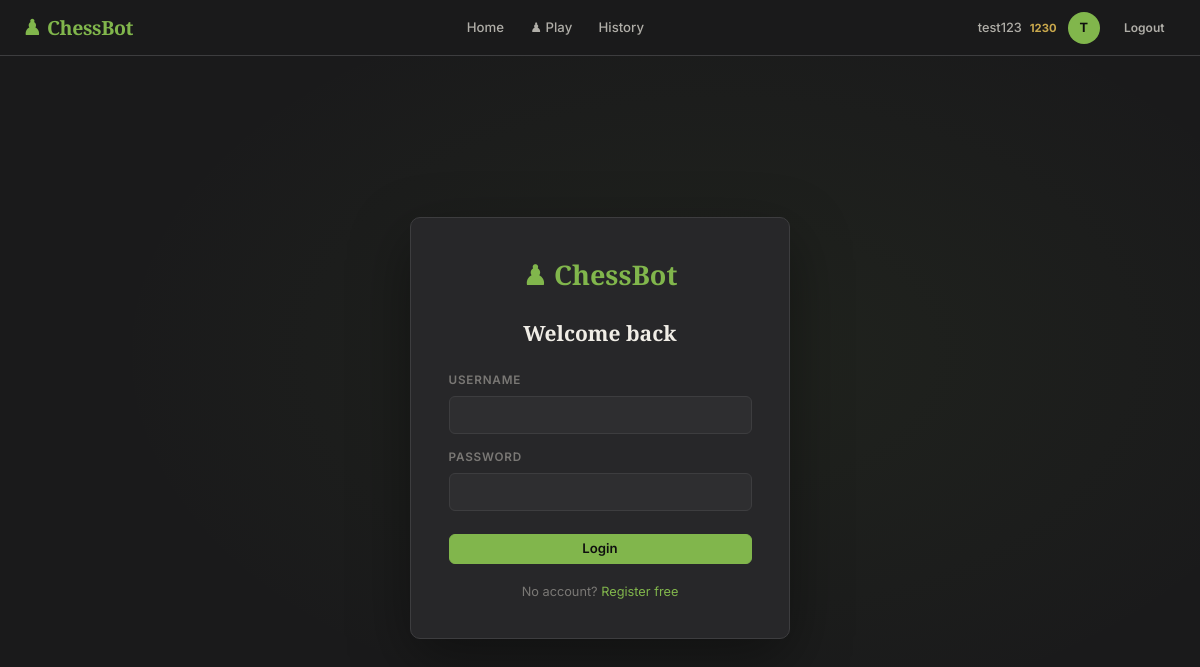
The page / (signed in) on the database its author committed.
### models.py (models this page shows, shortened)
class User(UserMixin, db.Model):
    __tablename__ = 'users'
    id            = db.Column(db.Integer, primary_key=True)
    username      = db.Column(db.String(64), unique=True, nullable=False)
    email         = db.Column(db.String(120), unique=True, nullable=False)
    password_hash = db.Column(db.String(256), nullable=False)
    rating        = db.Column(db.Integer, default=1200)   # NEW — Elo rating
    created_at    = db.Column(db.DateTime, default=datetime.utcnow)
    games = db.relationship('Game', backref='player', lazy=True)

### routes.py (the view)
@game_bp.route('/')
def home():
    return render_template('login.html')

### models.py (called while the page is built)
@login_manager.user_loader
def load_user(user_id):
    return User.query.get(int(user_id))

### templates/login.html (shortened to what this page needs)
{% extends 'base.html' %}
{% block content %}
<div class="auth-page">
  <div class="auth-card">
    <div class="auth-logo">♟ ChessBot</div>
    <h1>Welcome back</h1>
    <form method="POST" action="{{ url_for('auth.login') }}">
      <div class="form-group">
        <label>Username</label>
        <input type="text" name="username" required autocomplete="username" />
      </div>
      <div class="form-group">
        <label>Password</label>
        <input type="password" name="password" required autocomplete="current-password" />
      </div>
      <button type="submit" class="btn btn-primary btn-full" style="margin-top:.5rem">Login</button>
    </form>
    <p class="auth-link">No account? <a href="{{ url_for('auth.register') }}">Register free</a></p>
  </div>
</div>
{% endblock %}

### templates/base.html (shortened to what this page needs)
<!DOCTYPE html>
<html lang="en">
<head>
  <link rel="stylesheet" href="{{ url_for('static', filename='css/main.css') }}" />
</head>
<body>
<nav class="navbar">
  <a class="nav-brand" href="{{ url_for('game.dashboard') }}">ChessBot</a>
  <div class="nav-center">
    {% if current_user.is_authenticated %}
      <a href="{{ url_for('game.dashboard') }}" class="nav-link">Home</a>
      <a href="#" onclick="document.getElementById('mode-modal').style.display='flex'; return false;" class="nav-link">♟ Play</a>
      <a href="{{ url_for('game.history') }}" class="nav-link">History</a>
    {% endif %}
  </div>
  <div class="nav-right">
    {% if current_user.is_authenticated %}
      <span class="nav-username">
    {{ current_user.username }}
    <span style="color:var(--gold);font-size:.75rem;font-weight:700;margin-left:.3rem">
        {{ current_user.rating or 1200 }}
    </span>
</span>
      <div class="nav-avatar" title="{{ current_user.username }}">
        {{ current_user.username[0].upper() }}
      </div>
      <a href="{{ url_for('auth.logout') }}" class="btn btn-ghost btn-sm">Logout</a>
    {% else %}
      <a href="{{ url_for('auth.login') }}" class="btn btn-ghost btn-sm">Login</a>
      <a href="{{ url_for('auth.register') }}" class="btn btn-primary btn-sm">Register</a>
    {% endif %}
  </div>
</nav>
<main class="main-content">
  {% block content %}{% endblock %}
</main>
</body>
</html>

### static/css/main.css (style rules this page uses)
:root { --bg: #1a1a1b; --surface: #272729; --surface2: #2e2e30; --surface3: #3a3a3c; --border: #3d3d3f; --border2: #4a4a4c; --text: #f0ede6; --text2: #b0aea8; --muted: #7a7875; --accent: #81b64c; --accent2: #a0d060; --accent-dim: rgba(129,182,76,0.12); --danger: #c84646; --success: #81b64c; --gold: #c9a84c; --radius: 6px; --radius-lg: 10px; --font-head: 'Merriweather', Georgia, serif; --font-body: 'Inter', system-ui, sans-serif; --font-mono: 'JetBrains Mono', monospace; --nav-h: 56px; --sidebar-w: 240px; }
*, *::before, *::after { box-sizing: border-box; margin: 0; padding: 0; }
html { font-size: 15px; }
body { background: var(--bg); color: var(--text); font-family: var(--font-body); font-weight: 400; min-height: 100vh; line-height: 1.5; }
a { color: var(--accent); text-decoration: none; transition: color .15s; }
.navbar { position: sticky; top: 0; z-index: 100; height: var(--nav-h); display: flex; align-items: center; padding: 0 1.5rem; background: #1a1a1b; border-bottom: 1px solid var(--border); gap: 1rem; }
.nav-brand { font-family: var(--font-head); font-size: 1.3rem; font-weight: 900; color: var(--accent); letter-spacing: -.02em; white-space: nowrap; display: flex; align-items: center; gap: .4rem; }
.nav-brand::before { content: '♟'; font-size: 1.4rem; }
.nav-center { display: flex; align-items: center; gap: .25rem; flex: 1; justify-content: center; }
.nav-link { display: flex; align-items: center; gap: .35rem; padding: .4rem .75rem; border-radius: var(--radius); color: var(--text2); font-size: .88rem; font-weight: 500; transition: background .15s, color .15s; }
.nav-right { display: flex; align-items: center; gap: .75rem; margin-left: auto; }
.nav-avatar { width: 32px; height: 32px; border-radius: 50%; background: var(--accent); color: #0f0f0f; display: flex; align-items: center; justify-content: center; font-weight: 700; font-size: .85rem; cursor: pointer; flex-shrink: 0; }
.nav-username { font-size: .85rem; color: var(--text2); font-weight: 500; }
.btn, .btn-primary, .btn-outline, .btn-sm, .btn-ghost { display: inline-flex; align-items: center; justify-content: center; gap: .4rem; padding: .5rem 1.1rem; border-radius: var(--radius); font-family: var(--font-body); font-size: .88rem; font-weight: 600; cursor: pointer; transition: all .15s; border: 1px solid transparent; line-height: 1; white-space: nowrap; text-decoration: none; }
.btn-primary { background: var(--accent); color: #0f0f0f; border-color: var(--accent); }
.btn-ghost { background: transparent; color: var(--text2); border-color: transparent; }
.btn-full { width: 100%; }
.btn-sm { padding: .35rem .8rem; font-size: .8rem; }
.main-content { min-height: calc(100vh - var(--nav-h)); }
.auth-page { display: flex; align-items: center; justify-content: center; min-height: calc(100vh - var(--nav-h)); padding: 2rem; background: radial-gradient(ellipse at 60% 40%, rgba(129,182,76,0.06) 0%, transparent 60%); }
.auth-card { background: var(--surface); border: 1px solid var(--border); border-radius: var(--radius-lg); padding: 2.5rem; width: 100%; max-width: 380px; box-shadow: 0 20px 60px rgba(0,0,0,0.4); }
.auth-logo { text-align: center; font-family: var(--font-head); font-size: 1.8rem; color: var(--accent); margin-bottom: 1.5rem; font-weight: 900; }
.auth-card h1 { font-family: var(--font-head); font-size: 1.4rem; margin-bottom: 1.5rem; color: var(--text); text-align: center; }
.form-group { margin-bottom: 1rem; }
.form-group label { display: block; font-size: .78rem; color: var(--muted); margin-bottom: .4rem; text-transform: uppercase; letter-spacing: .07em; font-weight: 600; }
.form-group input { width: 100%; padding: .65rem .9rem; background: var(--surface2); border: 1px solid var(--border); border-radius: var(--radius); color: var(--text); font-family: var(--font-body); font-size: .95rem; outline: none; transition: border-color .15s; }
.auth-link { margin-top: 1.2rem; text-align: center; color: var(--muted); font-size: .85rem; }

### rows shown on the page
User: username "test123", rating "1230", username "T"
